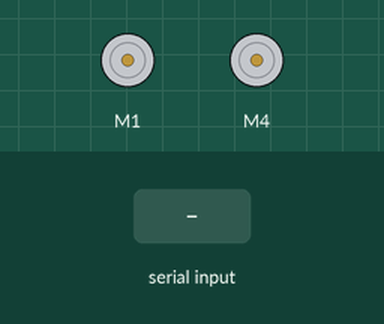
This sketch was run on a simulated Arduino Uno, built with avr-gcc and run on an emulated ATmega328P. Shown: 2 × DC motor (green arrow = forward, orange = backward, longer = faster). The test bench sets the inputs (shaded band). What the sketch prints to the serial monitor is not drawn.

Above: at 1.2 s.
1.3 s: "1" received over Serial
At 2.2 s:
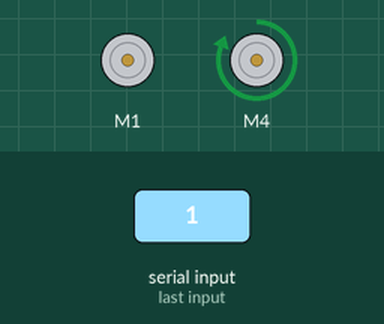
2.8 s: "2" received over Serial
At 3.1 s:
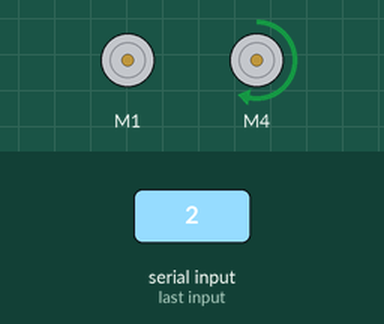
4.3 s: "4" received over Serial
At 5.5 s:
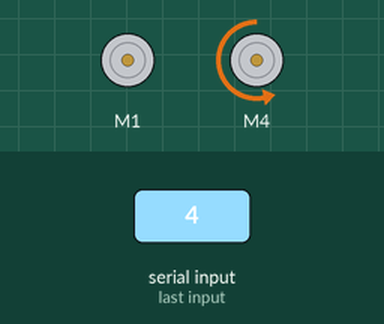
5.8 s: "5" received over Serial
At 6.8 s:
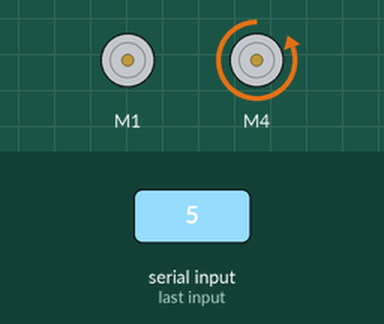
7.3 s: "6" received over Serial
At 7.9 s:
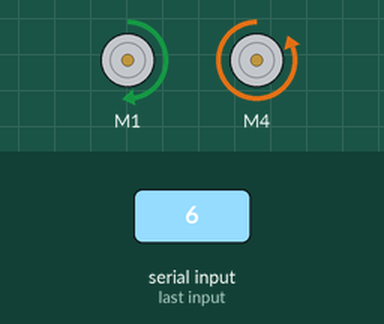
8.8 s: "3" received over Serial
At 10.0 s:
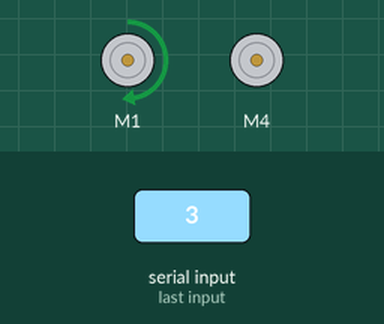
Timing chart, 0 to 11.3 s (numbered marks = the images above; inputs shaded):
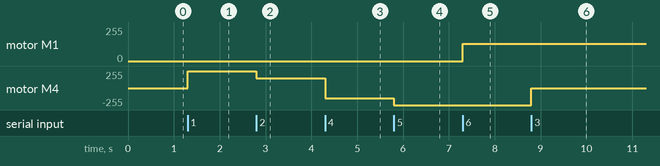

The sketch:

SDC_1_motor_test.ino
```cpp
/**
 * Motorshield test for the Self-driving Toy Car – Hack Night
 *
 * You need to install the Adafruit motor shield library to run this sketch.
 * Install it through the Library managers under Sketch > Import Library > Manage Libraries...
 * Search for "Adafruit Motor shield V1 firmware". There are two versions, make sure you have the right one!
 * Or download and install it manually: https://github.com/adafruit/Adafruit-Motor-Shield-library
 *
 * IMPORTANT!
 * Disconnect the (green) jumper marked PWR right next to the screw terminal marked EXT_PWR
 *
 * Connect the cars battery plus and minus wires to the EXT_PWR screw header
 * Connect the steering motor to the M1 screw header
 * Connect the drive motor to the M4 screw header
 * Upload this code
 * Open the serial monitor and follow instructions
 *
 * If your car drives backwards when it should be going forward, reverse the wires in the screw terminal.
 * Same for the steering.
 *
 * created 23 Feb 2017
 * by Heerko van der Kooij
 *
 * Serial code modified from https://www.bananarobotics.com/shop/How-to-use-the-HG7881-(L9110)-Dual-Channel-Motor-Driver-Module
 */


#include <AFMotor.h>

#define LEFT FORWARD
#define RIGHT BACKWARD

AF_DCMotor steer( 1 ); // connect the steering motor to the M1 header.
AF_DCMotor motor( 4 ); // connect the driving motor to the M4 header.

void setup() {
  Serial.begin( 9600 ); // set up Serial library at 9600 bps

  steer.setSpeed( 128 ); // half speed
  steer.run( RELEASE ); // but off. Or your car might drive off right away.

  motor.setSpeed( 255 ); // steering always full speed.
  motor.run( RELEASE ); // and in the neutral position
}

void loop() {
boolean isValidInput;
  // draw a menu on the serial port
  Serial.println( "-----------------------------" );
  Serial.println( "MENU:" );
  Serial.println( "1) Fast forward" );
  Serial.println( "2) Forward" );
  Serial.println( "3) Stop" );
  Serial.println( "4) Reverse" );
  Serial.println( "5) Fast reverse" );
  Serial.println( "6) Steer left" );
  Serial.println( "7) Steer neutral" );
  Serial.println( "8) Steer right" );
  Serial.println( "-----------------------------" );
  do {
    byte c;
    // get the next character from the serial port
    Serial.print( "?" );
    while( !Serial.available() )
      ; // LOOP...
    c = Serial.read();
    // execute the menu option based on the character recieved
    switch( c ) {
      case '1':
        Serial.println( "Fast forward..." );
        motor.setSpeed( 255 );
        motor.run( FORWARD );
        isValidInput = true;
        break;

      case '2':
        Serial.println( "Forward..." );
        motor.setSpeed( 150 );
        motor.run( FORWARD );
        isValidInput = true;
        break;

      case '3':
        Serial.println( "Stop..." );
        motor.run( RELEASE );
        isValidInput = true;
        break;

      case '4':
        Serial.println( "Reverse..." );
        motor.setSpeed( 150 );
        motor.run( BACKWARD );
        isValidInput = true;
        break;

      case '5':
        Serial.println( "Fast reverse..." );
        motor.setSpeed( 255 );
        motor.run( BACKWARD );
        isValidInput = true;
        break;

      case '6':
        Serial.println( "Steer left..." );
        steer.run( LEFT );
        isValidInput = true;
        break;

      case '7':
        Serial.println( "Steer neutral..." );
        steer.run( RELEASE );
        isValidInput = true;
        break;

      case '8':
        Serial.println( "Steer right..." );
        steer.run( RIGHT );
        isValidInput = true;
        break;
      default:
        // wrong character! display the menu again!
        isValidInput = false;
        break;
    }
  } while( isValidInput == true );

  // repeat the main loop and redraw the menu...
}
```

Measured:
- after the input at 1.3 s, motor M4: stopped → forward 255/255 at once
- after the input at 2.8 s, motor M4: forward 255/255 → forward 150/255 at once
- after the input at 4.3 s, motor M4: forward 150/255 → backward 150/255 at once
- after the input at 5.8 s, motor M4: backward 150/255 → backward 255/255 at once
- after the input at 7.3 s, motor M1: stopped → forward 128/255 at once
- after the input at 8.8 s, motor M4: backward 255/255 → stopped at once
